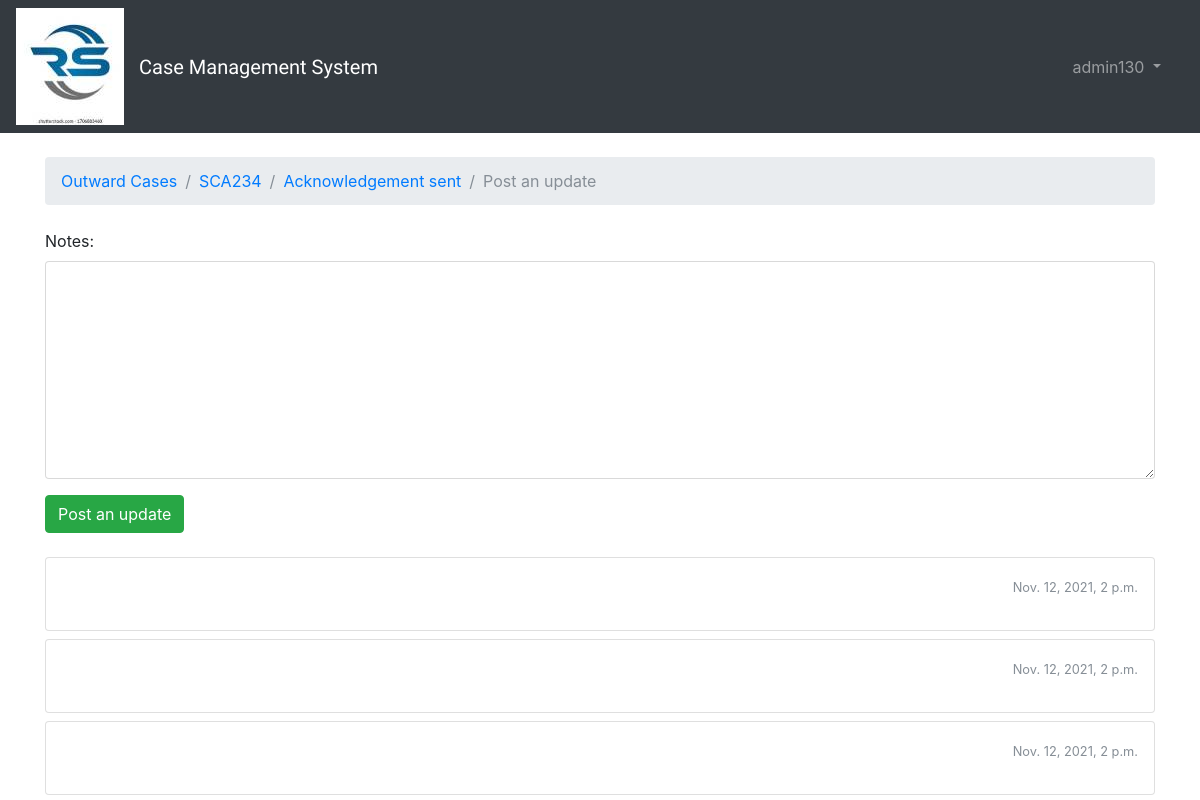
The page /outwards/1/cases/2/reply/ (signed in) on the database its author committed.
### outwards/models.py (models this page shows, shortened)
class Case(models.Model):
    A = "Acknowledgement sent"
    B = "Case rejected"
    C = "Interim report sent"
    D = "Allocated to SRC Department"
    E = "Allocated to Third Party"
    F = "Partial / Interim Response sent"
    G = "Final Response sent"
    H = "Partial / Interim Response Received"
    I = "Final Response Received"
    J = "Case Finalised"
    progress_choices = (
        (A, 'Acknowledgement sent'), (B, 'Case rejected'),
        (C, 'Interim report sent'), (D, 'Allocated to SRC Department'), (E, 'Allocated to Third Party'),
        (F, 'Partial / Interim Response sent'), (G, 'Final Response sent'), (H, 'Partial / Interim Response Received'),
        (I, 'Final Response Received'), (J, 'Case Finalised')
    )
    A = "3 Days"
    B = "30 days"
    C = "60 days"
    D = "90 days"
    E = "120 days"
    F = "180 days"
    G = "360 days"
    span_choices = (
        (A, '3 days'), (B, '30 days'),
        (C, '60 days'), (D, '90 days'), (E, '120 days'),
        (F, '180 days'), (G, '360 days')
    )
    A = "Not Registered"
    B = "Active"
    C = "Inactive"
    D = "In Good Standing"
    E = "Non-Compliant"
    F = "Struck Off"
    G = "Dissolved"
    status_choices = (
        (A, 'Not Registered'), (B, 'Active'),
        (C, 'Inactive'), (D, 'In Good Standing'), (E, 'Non-Compliant'),
        (F, 'Struck Off'), (G, 'Dissolved'), (H, 'Not Applicable'),
    )
    A = "Bank"
    B = "BO"
    C = "Directors"
    D = "Accounting"
    E = "Invoices"
    F = "Agreements"
    G = "Contracts"
    H = "Others"
    information_choices = (
        (A, 'Bank'), (B, 'BO'),
        (C, 'Directors'),
        (D, 'Accounting'),
        (E, 'Invoices'),
        (F, 'Agreements'),
        (G, 'Contracts'),
        (H, 'Others')
    )
    progress = models.CharField(max_length=40, choices=progress_choices, default=A)
    requesting_party_reference_number = models.CharField(max_length=20, default="", editable=True)
    taxpayer_status = models.CharField(max_length=40, choices=status_choices, default=A)
    last_updated = models.DateTimeField(auto_now_add=True)
    case_age = DurationField(blank=True, null=True)
    outward = models.ForeignKey(Outward, related_name='topics', on_delete=models.CASCADE)
    initiator = models.ForeignKey(User, related_name='cases', on_delete=models.CASCADE, default=1)
    nature_of_information_requested = MultiSelectField(choices=information_choices, default=A)
    nature_of_information_received = MultiSelectField(choices=information_choices, default=A)
    date_received = models.DateField(auto_now_add=True)
    date_created = models.DateTimeField(auto_now_add=True)
    date_process_finished = models.DateTimeField(auto_now=True)
    point_of_contact_name = models.CharField(max_length=150, default="", editable=True)
    others = models.CharField(max_length=60, default="", editable=True)
    time_to_completion = models.CharField(max_length=35, choices=span_choices, default=A)
    point_of_contact_email = models.CharField(max_length=250, default="", editable=True)
    point_of_contact_telephone1 = models.CharField(max_length=150, blank=True, default="0123430000", editable=True)
    point_of_contact_telephone2 = models.CharField(max_length=150, blank=True, default="0123430001", editable=True)
    total = models.DurationField(blank=True, null=True)

class Outward(models.Model):
    A = "Request for Information"
    B = "Automatic Exchange of Information"
    C = "Spontaneous Exchange of Information"
    D = "Tax Examination Abroad"
    E = "Joint Audit"
    F = "Industry Wide Exchange of Information"
    query_choices = (
        (A, 'Request for Information'), (B, 'Automatic Exchange of Information'),
        (C, 'Spontaneous Exchange of Information'), (D, 'Tax Examination Abroad'), (E, 'Joint Audit'),
        (F, 'Industry Wide Exchange of Information'),
    )
    A = "OECD Model Tax Convention"
    B = "UN Model Tax Convention"
    C = "Global Forum Mutual Administrative Assistance Agreement"
    D = "Global Forum Model Tax Information Exchange Agreement"
    E = "African Tax Administration Forum Mutual Administrative Assistance Agreement"
    F = "Regional instruments and agreements"
    instrument_choices = (
        (A, 'OECD Model Tax Convention'), (B, 'UN Model Tax Convention'),
        (C, 'Global Forum Mutual Administrative Assistance Agreement'),
        (D, 'Global Forum Model Tax Information Exchange Agreement'),
        (E, 'African Tax Administration Forum Mutual Administrative Assistance Agreement'),
        (F, 'Regional instruments and agreements')
    )
    A = "Income Tax"
    B = "Value Added Tax"
    C = "Payroll Taxes"
    D = "Excise Tax"
    E = "Other Tax"
    type_choices = (
        (A, 'Income Tax'), (B, 'Value Added Tax'),
        (C, 'Payroll Taxes'),
        (D, 'Excise Tax'),
        (E, 'Other Tax'),
    )
    A = "Bulk"
    B = "Group"
    C = "Single"
    query_type_choices = (
        (A, 'Bulk'), (B, 'Group'),
        (C, 'Single'),
    )
    tax_period_choices = (
        ('2015', '2015'),
        ('2016', '2016'),
        ('2017', '2017'),
        ('2018', '2018'),
        ('2019', '2019'),
        ('2020', '2020'),
        ('2021', '2021'),
        ('Custom', 'Custom')
    )
    employees_list = []
    user = User.objects.all()
    for i in user:
        a = (str(i), str(i))
        employees_list.append(a)
    employee = models.CharField(max_length=100, choices=employees_list, default="")
    reference = models.CharField(max_length=12, default="SRC.I.", unique=True)
    subject = models.CharField(max_length=100, default="", editable=True)
    query = models.CharField(max_length=150, choices=query_choices, default=A)
    query_type = models.CharField(max_length=25, choices=query_type_choices, default=A)
    instrument = models.CharField(max_length=100, choices=instrument_choices, default=A)
    tax_period = models.CharField(max_length=15, default="", choices=tax_period_choices, editable=True)
    start_tax_period = models.DateField(default="2015-12-12", editable=True)
    end_tax_period = models.DateField(default="2020-12-31", editable=True)
    tax_type = models.CharField(max_length=100, choices=type_choices, default=A)
    if_other_tax_type = models.CharField(max_length=50, default="n/a", editable=True)
    country = CountryField(blank_label='select a country')
    document = models.FileField(upload_to='documents/', default="")

class Update(models.Model):
    notes = models.TextField(max_length=4000, default="", editable=True)
    case = models.ForeignKey(Case, related_name='updates', on_delete=models.CASCADE)
    created_at = models.DateTimeField(auto_now_add=True)
    updated_at = models.DateTimeField(null=True)
    author = models.ForeignKey(User, related_name='updates', on_delete=models.CASCADE)
    updated_by = models.ForeignKey(User, null=True, related_name='+', on_delete=models.CASCADE)

### boards/views.py (the view)
# urls.py: re_path(r'^outwards/(?P<pk>\d+)/cases/(?P<case_pk>\d+)/reply/$', views.reply_case, name='reply_case'),
@login_required
def reply_case(request, pk, case_pk):
    case = get_object_or_404(Case, outward__pk=pk, pk=case_pk)
    if request.method == 'POST':
        form = UpdateForm(request.POST)
        if form.is_valid():
            update = form.save(commit=False)
            update.case = case
            update.author = request.user
            update.save()
            return redirect('case_updates', pk=pk, case_pk=case_pk)
    else:
        form = UpdateForm()
    return render(request, 'reply_case.html', {'case': case, 'form': form})

### outwards/forms.py
class UpdateForm(forms.ModelForm):
    class Meta:
        model = Update
        fields = ['notes', ]

### boards/templatetags/form_tags.py (called while the page is built)
@register.filter
def input_class(bound_field):
    css_class = ''
    if bound_field.form.is_bound:
        if bound_field.errors:
            css_class = 'is-invalid'
        elif field_type(bound_field) != 'PasswordInput':
            css_class = 'is-valid'
    return 'form-control {}'.format(css_class)

### templates/reply_case.html (shortened to what this page needs)
{% extends 'base.html' %}
{% load static %}
{% block breadcrumb %}
  <li class="breadcrumb-item"><a href="{% url 'outwards' %}">Outward Cases</a></li>
  <li class="breadcrumb-item"><a href="{% url 'outward_cases' case.outward.pk %}">{{ case.outward.reference }}</a></li>
  <li class="breadcrumb-item"><a href="{% url 'case_updates' case.outward.pk case.pk %}">{{ case.progress }}</a></li>
  <li class="breadcrumb-item active">Post an update</li>
{% endblock %}
{% block content %}
  <form method="post" class="mb-4" novalidate>
    {% include 'includes/form.html' %}
    <button type="submit" class="btn btn-success">Post an update</button>
  </form>
  {% for update in case.updates.all %}
    <div class="card mb-2">
      <div class="card-body p-3">
        <div class="row mb-3">
          <div class="col-6">
          </div>
          <div class="col-6 text-right">
            <small class="text-muted">{{ update.created_at }}</small>
          </div>
        </div>
      </div>
    </div>
  {% endfor %}
{% endblock %}

### templates/base.html (shortened to what this page needs)
{% load static %}
<!DOCTYPE html>
<html>
  <head>
    <link rel="stylesheet" href="{% static 'css/bootstrap.min.css' %}">
    <link rel="stylesheet" href="{% static 'css/app.css' %}">
  </head>
  <body>
    {% block body %}
      <nav class="navbar navbar-expand-sm navbar-dark bg-dark">
        <img class="img-fluid" src="{% static 'assets/img/rs_logo_1.jpg' %}" alt="..." />
        <div class="container">
          <a class="navbar-brand" href="{% url 'home' %}">Case Management System</a>
          <div class="collapse navbar-collapse" id="mainMenu">
            {% if user.is_authenticated %}
              <ul class="navbar-nav ml-auto">
                <li class="nav-item dropdown">
                  <a class="nav-link dropdown-toggle" href="#" id="userMenu" data-toggle="dropdown" aria-haspopup="true" aria-expanded="false">
                    {{ user.username }}
                  </a>
                </li>
              </ul>
            {% else %}
              <form class="form-inline ml-auto">
                <a href="{% url 'login' %}" class="btn btn-outline-secondary">Log in</a>
                <a href="{% url 'signup' %}" class="btn btn-primary ml-2">Sign up</a>
              </form>
            {% endif %}
          </div>
        </div>
      </nav>
      <div class="container">
        <ol class="breadcrumb my-4">
          {% block breadcrumb %}
          {% endblock %}
        </ol>
        {% block content %}
        {% endblock %}
      </div>
    {% endblock body %}
  </body>
</html>

### static/css/app.css (style rules this page uses)
.navbar-brand { font-family: 'Peralta', cursive; }

### rows shown on the page
Case: outward.reference "SCA234", progress "Acknowledgement sent"
Update: created_at "Nov. 12, 2021, 2 p.m."
Update: created_at "Nov. 12, 2021, 2 p.m."
Update: created_at "Nov. 12, 2021, 2 p.m."

### other values the page prints
{{ user.username }} "admin130"
{{ field.label_tag }} "Notes:"
